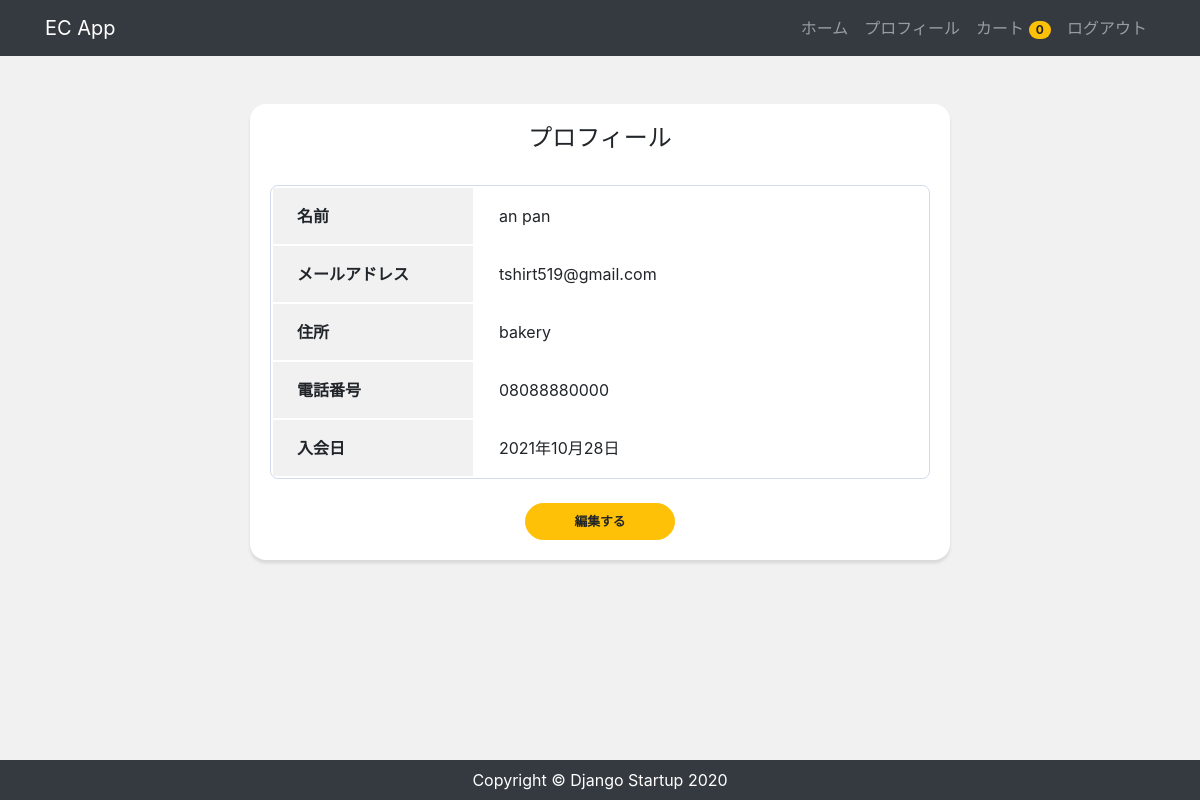
Page /accounts/profile/ (signed in) on the earlier database version.
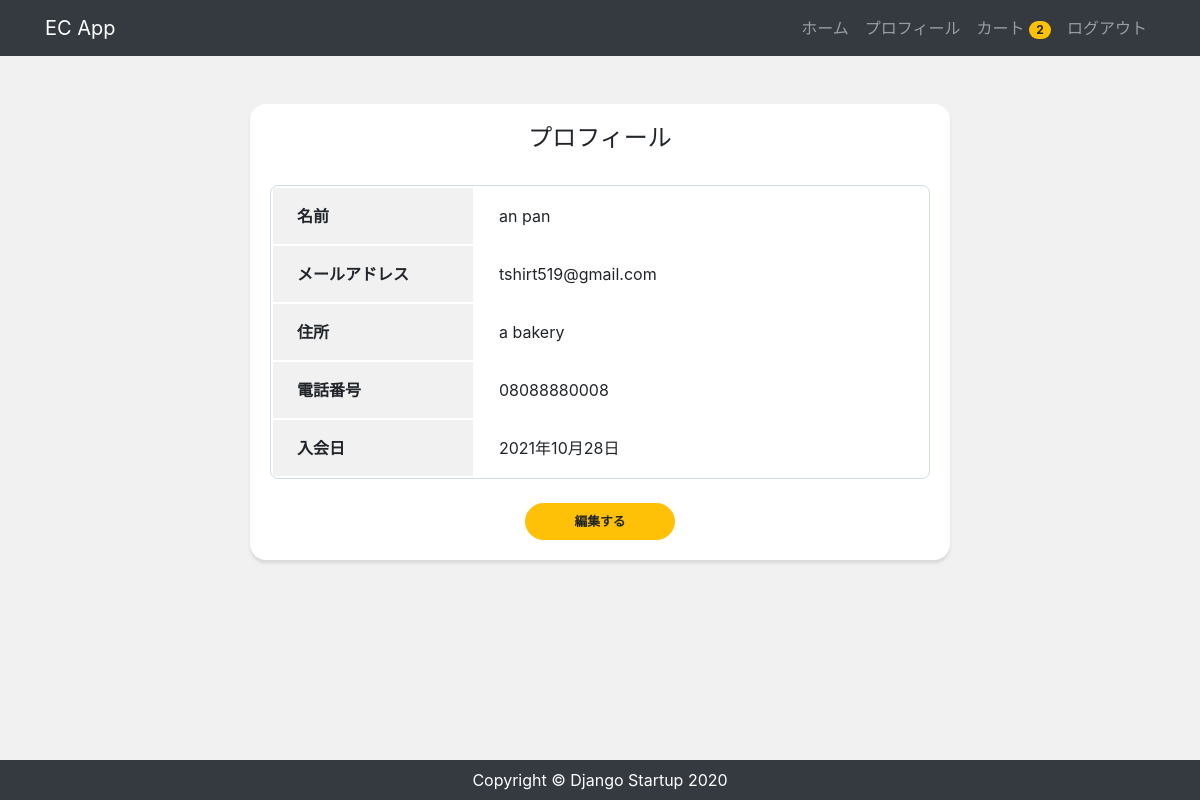
Same page on the later database version.
### accounts/models.py (models this page shows, shortened)
class CustomUser(AbstractBaseUser, PermissionsMixin):
    email = models.EmailField('メールアドレス', unique=True)
    first_name = models.CharField('姓', max_length=30, blank=True)
    last_name = models.CharField('名', max_length=30, blank=True)
    address = models.CharField('住所', max_length=30, blank=True)
    tel = models.CharField('電話番号', max_length=30, blank=True)
    created = models.DateField('入会日', default=timezone.now)
    is_staff = models.BooleanField(
        ('staff status'),
        default=False,
        help_text=('Designates whether the user can log into this admin site.'),
    )
    is_active = models.BooleanField(
        ('active'),
        default=True,
        help_text=(
            'Designates whether this user should be treated as active. '
            'Unselect this instead of deleting accounts.'
        ),
    )
    objects = UserManager()
    EMAIL_FIELD = 'email'
    USERNAME_FIELD = 'email'
    REQUIRED_FIELDS = []
    class Meta:
        verbose_name = ('user')
        verbose_name_plural = ('users')

### app/models.py (models this page shows, shortened)
class Order(models.Model):
  user = models.ForeignKey(settings.AUTH_USER_MODEL, on_delete=models.CASCADE)
  items = models.ManyToManyField(OrderItem)
  start_date = models.DateTimeField(auto_now_add=True)
  ordered_date = models.DateTimeField()
  ordered = models.BooleanField(default=False)

### accounts/views.py (the view)
# urls.py: path('profile/', views.ProfileView.as_view(), name='profile'),
class ProfileView(LoginRequiredMixin, View):
  def get(self, request, *args, **kwargs):
    user_data = CustomUser.objects.get(id=request.user.id)
    return render(request, 'accounts/profile.html', {
      'user_data': user_data,
    })

### app/templatetags/cart_tags.py (called while the page is built)
@register.filter
def itemCount(user):
  if user.is_authenticated:
    order = Order.objects.filter(user=user, ordered=False)
    if order.exists():
      return order[0].items.count()
  return 0

### accounts/templates/accounts/profile.html
{% extends 'app/base.html' %}
{% block content %}
<div class="card card-profile my-5 mx-auto">
  <div class="card-body">
    <h5 class="card-title text-center">プロフィール</h5>
    <table class="profile_table mb-4">
      <tbody>
        <tr>
          <th class="header">名前</th>
          <td class="data">{{ user_data.first_name }} {{ user_data.last_name }}</td>
        </tr>
        <tr>
          <th class="header">メールアドレス</th>
          <td class="data">{{ user_data.email }}</td>
        </tr>
        <tr>
          <th class="header">住所</th>
          <td class="data">{{ user_data.address }}</td>
        </tr>
        <tr>
          <th class="header">電話番号</th>
          <td class="data">{{ user_data.tel }}</td>
        </tr>
        <tr>
          <th class="header">入会日</th>
          <td class="data">{{ user_data.created }}</td>
        </tr>
      </tbody>
    </table>
    <div class="button mx-auto">
      <a href="{% url 'profile_edit' %}" class="btn btn-lg btn-warning btn-block">編集する</a>
    </div>
  </div>
</div>
{% endblock %}

### app/templates/app/base.html (shortened to what this page needs)
{% load cart_tags %}
{% load static %}
<!DOCTYPE html>
<html lang="ja">
  <head>
    <link
      rel="stylesheet"
      href="https://stackpath.bootstrapcdn.com/bootstrap/4.4.1/css/bootstrap.min.css"
    />
    <link rel="stylesheet" href="{% static 'css/style.css' %}" />
  </head>
  <body>
    <nav class="navbar navbar-expand-lg navbar-dark bg-dark">
      <div class="container">
        <a class="navbar-brand" href="/">EC App</a>
        <ul class="navbar-nav ml-auto">
          <li class="nav-item">
            <a class="nav-link" href="/">ホーム</a>
          </li>
        {% if user.is_authenticated %}
          <li class="nav-item">
            <a class="nav-link" href="{% url 'profile' %}">プロフィール</a>
          </li>
          <li class="nav-item">
            <a href="{% url 'order' %}" class="nav-link">
              カート
              <span class="badge badge-pill badge-warning">
                {{ request.user|itemCount }}
              </span>
            </a>
          </li>
          <li class="nav-item">
            <a class="nav-link" href="{% url 'account_logout' %}">ログアウト</a>
          </li>
        {% endif %}
        </ul>
      </div>
    </nav>
    <main>
      <div class="container">{% block content %} {% endblock %}</div>
    </main>
    <footer class="py-2 bg-dark">
      <p class="m-0 text-center text-white">
        Copyright &copy; Django Startup 2020
      </p>
    </footer>
  </body>
</html>

Differences in the rows shown:
changed CustomUser "an": user|itemCount "0" → "2"; address "bakery" → "a bakery"; tel "08088880000" → "08088880008"
